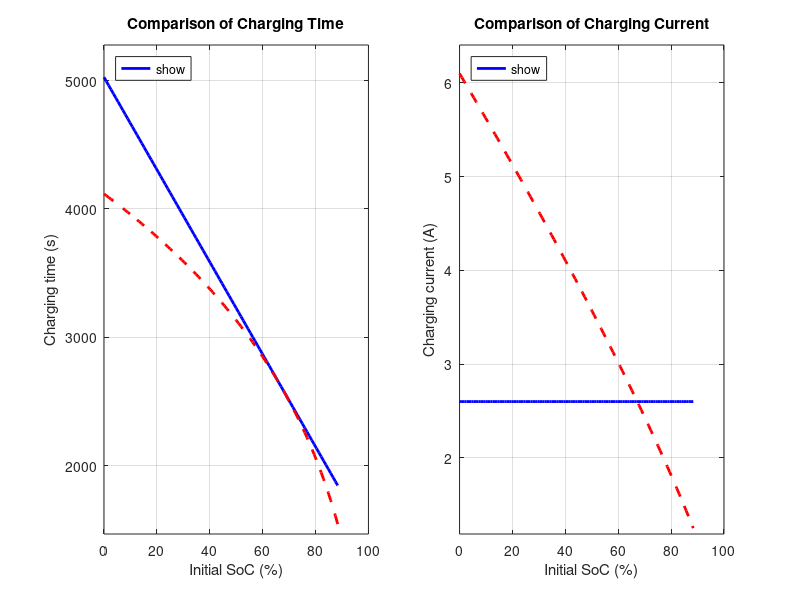

Here is the MATLAB script that generated this plot:
function Chungminhbangcapsonhan2()
    % Battery parameters from the paper
    V_cutoff = 4.22;       % Cutoff voltage (V)
    OCV = 3.35;
    R_eq = 0.068;          % Equivalent resistance (Ohm)
    C_eq = 11030;          % Equivalent capacitance (F)
    n_stages = 5;          % Number of charging stages
    I = 2.6;               % 1C current
    Q0 = I * 3600;
    
    % Generate initial voltage vector from 3.35V to 4.1V
    V_initial = linspace(3.35, 4.1, 100);

    % Compute SoC from V_initial
    SoC = (V_initial - OCV) * C_eq ./ Q0;
    
    % Compute I_last for each V_initial
    I_last = (V_cutoff - V_initial) / R_eq - Q0 * (1 - SoC) ./ (R_eq * C_eq);
    
    % Compute I_first for each V_initial
    I_first = nthroot(((V_cutoff - V_initial) / R_eq) .^ (n_stages - 1) .* I_last, n_stages);
    I_first_const = I * ones(size(V_initial));

    % Compute q
    q = nthroot(I_last ./ I_first, 4);
    q_const = nthroot(I_last ./ I_first_const, 4);
    
    % Compute charging time
    T1 = (V_cutoff - V_initial) * C_eq ./ I_first_const + (4 ./ q_const - 5) * R_eq * C_eq;
    T2 = (V_cutoff - V_initial) * C_eq ./ I_first + (4 ./ q - 5) * R_eq * C_eq;
    Q = ((V_cutoff - V_initial) * C_eq - I_last * C_eq * R_eq);

    % Create wide figure (landscape)
    figure('Position', [100, 100, 1200, 400]); 
    
    % Subplot 1: Charging time
    subplot(1, 2, 1);
    plot(SoC*100, T1, 'b-', 'LineWidth', 2, 'DisplayName', 'Charging time at 1C');
    hold on;
    plot(SoC*100, T2, 'r--', 'LineWidth', 2, 'DisplayName', 'Optimal charging time');
    xlabel('Initial SoC (%)');
    ylabel('Charging time (s)');
    title('Comparison of Charging Time', 'FontWeight', 'bold');
    grid on;
    legend('show', 'Location', 'northwest');
    ylim([min([T1(:); T2(:)])*0.95, max([T1(:); T2(:)])*1.05]);
    hold off;
    
    % Subplot 2: Charging current
    subplot(1, 2, 2);
    plot(SoC*100, I_first_const, 'b-', 'LineWidth', 2, 'DisplayName', 'Constant 1C current (2.6A)');
    hold on;
    plot(SoC*100, I_first, 'r--', 'LineWidth', 2, 'DisplayName', 'Optimal current');
    xlabel('Initial SoC (%)');
    ylabel('Charging current (A)');
    title('Comparison of Charging Current', 'FontWeight', 'bold');
    grid on;
    legend('show', 'Location', 'northwest');
    ylim([min([I_first(:); I_first_const(:)])*0.95, max([I_first(:); I_first_const(:)])*1.05]);
    hold off;

    % Display results in Command Window
    fprintf('=== Calculation Results ===\n');
    fprintf('Charging time at 1C (T1): from %.2f s to %.2f s\n', min(T1), max(T1));
    fprintf('Optimal charging time (T2): from %.2f s to %.2f s\n', min(T2), max(T2));
    fprintf('Optimal charging current: from %.2f A to %.2f A\n', min(I_first), max(I_first));
    fprintf('Average time difference: %.2f s\n', mean(T1 - T2));
    fprintf('Charging time (T1 array): %.2f s\n', T1);
    fprintf('Required capacity: %.2f mAh\n', Q/3.6);
end
